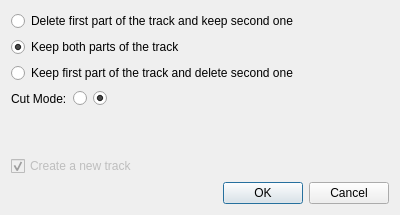
<?xml version="1.0" encoding="UTF-8"?>
<ui version="4.0">
 <class>ICutTrk</class>
 <widget class="QDialog" name="ICutTrk">
  <property name="geometry">
   <rect>
    <x>0</x>
    <y>0</y>
    <width>400</width>
    <height>215</height>
   </rect>
  </property>
  <property name="windowTitle">
   <string>Cut Track</string>
  </property>
  <layout class="QVBoxLayout" name="verticalLayout">
   <item>
    <widget class="QRadioButton" name="radioKeepSecond">
     <property name="text">
      <string>Delete first part of the track and keep second one</string>
     </property>
     <attribute name="buttonGroup">
      <string notr="true">buttonGroup_2</string>
     </attribute>
    </widget>
   </item>
   <item>
    <widget class="QRadioButton" name="radioKeepBoth">
     <property name="text">
      <string>Keep both parts of the track</string>
     </property>
     <property name="checked">
      <bool>true</bool>
     </property>
     <attribute name="buttonGroup">
      <string notr="true">buttonGroup_2</string>
     </attribute>
    </widget>
   </item>
   <item>
    <widget class="QRadioButton" name="radioKeepFirst">
     <property name="text">
      <string>Keep first part of the track and delete second one</string>
     </property>
     <attribute name="buttonGroup">
      <string notr="true">buttonGroup_2</string>
     </attribute>
    </widget>
   </item>
   <item>
    <layout class="QHBoxLayout" name="horizontalLayout">
     <item>
      <widget class="QLabel" name="label">
       <property name="text">
        <string>Cut Mode:</string>
       </property>
      </widget>
     </item>
     <item>
      <widget class="QRadioButton" name="radioCutMode1">
       <property name="text">
        <string/>
       </property>
       <property name="icon">
        <iconset resource="../../resources.qrc">
         <normaloff>:/icons/CutMode1.svgt</normaloff>:/icons/CutMode1.svgt</iconset>
       </property>
       <property name="iconSize">
        <size>
         <width>32</width>
         <height>32</height>
        </size>
       </property>
       <attribute name="buttonGroup">
        <string notr="true">buttonGroup</string>
       </attribute>
      </widget>
     </item>
     <item>
      <widget class="QRadioButton" name="radioCutMode2">
       <property name="text">
        <string/>
       </property>
       <property name="icon">
        <iconset resource="../../resources.qrc">
         <normaloff>:/icons/CutMode2.svgt</normaloff>:/icons/CutMode2.svgt</iconset>
       </property>
       <property name="iconSize">
        <size>
         <width>32</width>
         <height>32</height>
        </size>
       </property>
       <property name="checked">
        <bool>true</bool>
       </property>
       <attribute name="buttonGroup">
        <string notr="true">buttonGroup</string>
       </attribute>
      </widget>
     </item>
     <item>
      <spacer name="horizontalSpacer">
       <property name="orientation">
        <enum>Qt::Horizontal</enum>
       </property>
       <property name="sizeHint" stdset="0">
        <size>
         <width>40</width>
         <height>20</height>
        </size>
       </property>
      </spacer>
     </item>
    </layout>
   </item>
   <item>
    <spacer name="verticalSpacer">
     <property name="orientation">
      <enum>Qt::Vertical</enum>
     </property>
     <property name="sizeHint" stdset="0">
      <size>
       <width>20</width>
       <height>40</height>
      </size>
     </property>
    </spacer>
   </item>
   <item>
    <widget class="QCheckBox" name="checkCreateClone">
     <property name="enabled">
      <bool>false</bool>
     </property>
     <property name="toolTip">
      <string>Check this to store the result into a new track. 

If you keep both parts of the track you have to create new ones. 

If you want to keep just one half you can simply remove the points, or check this to create a new track.</string>
     </property>
     <property name="text">
      <string>Create a new track</string>
     </property>
     <property name="checked">
      <bool>true</bool>
     </property>
    </widget>
   </item>
   <item>
    <widget class="QDialogButtonBox" name="buttonBox">
     <property name="orientation">
      <enum>Qt::Horizontal</enum>
     </property>
     <property name="standardButtons">
      <set>QDialogButtonBox::Cancel|QDialogButtonBox::Ok</set>
     </property>
    </widget>
   </item>
  </layout>
 </widget>
 <resources>
  <include location="../../resources.qrc"/>
 </resources>
 <connections>
  <connection>
   <sender>buttonBox</sender>
   <signal>accepted()</signal>
   <receiver>ICutTrk</receiver>
   <slot>accept()</slot>
   <hints>
    <hint type="sourcelabel">
     <x>248</x>
     <y>254</y>
    </hint>
    <hint type="destinationlabel">
     <x>157</x>
     <y>274</y>
    </hint>
   </hints>
  </connection>
  <connection>
   <sender>buttonBox</sender>
   <signal>rejected()</signal>
   <receiver>ICutTrk</receiver>
   <slot>reject()</slot>
   <hints>
    <hint type="sourcelabel">
     <x>316</x>
     <y>260</y>
    </hint>
    <hint type="destinationlabel">
     <x>286</x>
     <y>274</y>
    </hint>
   </hints>
  </connection>
 </connections>
 <buttongroups>
  <buttongroup name="buttonGroup"/>
  <buttongroup name="buttonGroup_2"/>
 </buttongroups>
</ui>
